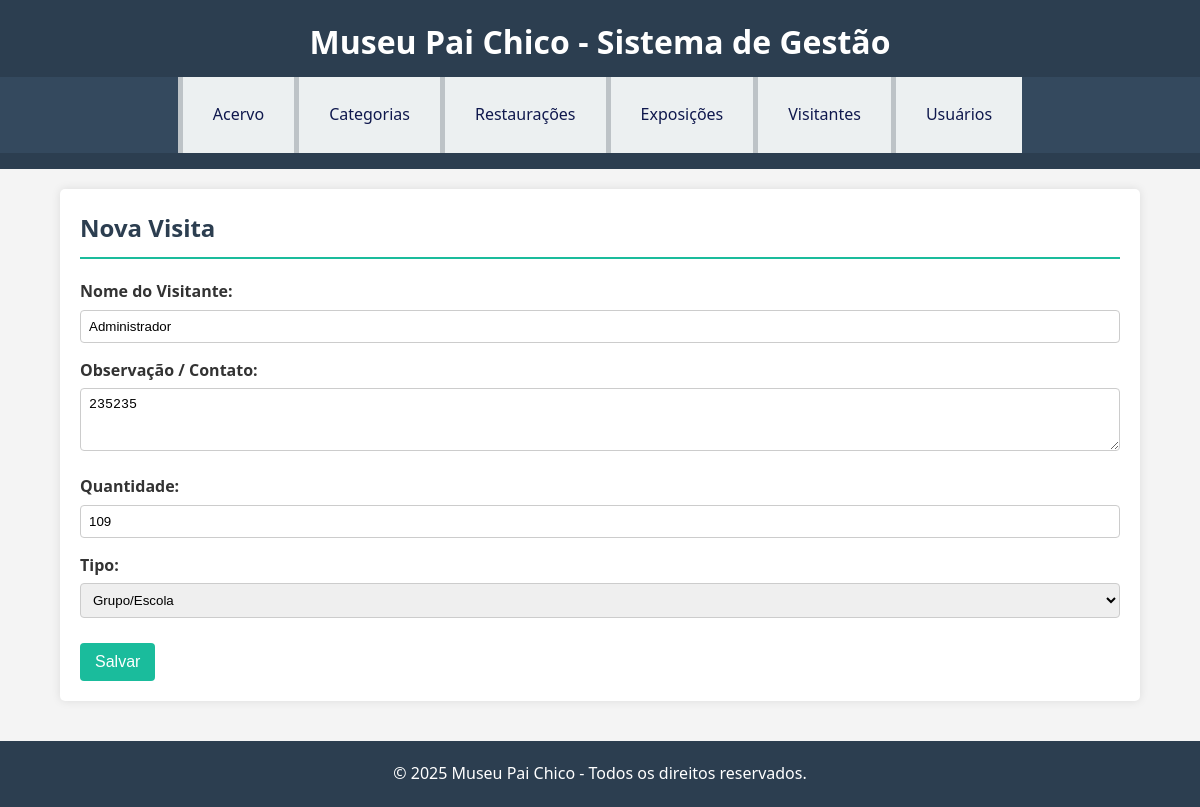
Page /visitantes/editar/3/ on the committed database.
### visitantes/models.py (models this page shows, shortened)
class Visitante(models.Model):
    TIPOS_VISITANTE = [
        ('IND', 'Individual'),
        ('GRP', 'Grupo/Escola'),
    ]
    nome = models.CharField(max_length=150)
    contato = models.CharField(max_length=100)
    quantidade = models.IntegerField(default=1)
    tipo = models.CharField(max_length=3, choices=TIPOS_VISITANTE, default='IND')

### visitantes/views.py (the view)
# urls.py: path('visitantes/editar/<int:id>/', editar_visitante, name='editar_visitante'),
def editar_visitante(request, id):
    visitante = get_object_or_404(Visitante, id=id)
    if request.method == 'POST':
        form = VisitanteForm(request.POST, instance=visitante)
        if form.is_valid():
            form.save()
            return redirect('listar_visitantes')
    else:
        form = VisitanteForm(instance=visitante)
    return render(request, 'visitantes/form_visitante.html', {'form': form})

### visitantes/forms.py
class VisitanteForm(forms.ModelForm):
    class Meta:
        model = Visitante
        fields = ['nome', 'contato', 'quantidade', 'tipo']
        labels = {
            'contato': 'Observação / Contato',
            'nome': 'Nome do Visitante',
        }
        widgets = {
            'contato': forms.Textarea(attrs={'rows': 3, 'class': 'form-control'}),
        }

### visitantes/templates/visitantes/form_visitante.html (shortened to what this page needs)
{% extends 'base.html' %}
{% block content %}
    <h2>Nova Visita</h2>
    <form method="post">
        {{ form.as_p }}
        <button type="submit">Salvar</button>
    </form>
{% endblock %}

### templates/base.html (style rules this page uses)
* { margin: 0; padding: 0; box-sizing: border-box; }
body { font-family: 'Segoe UI', Tahoma, Geneva, Verdana, sans-serif; background-color: #f4f4f4; color: #333; line-height: 1.6; display: flex; flex-direction: column; min-height: 100vh; }
h2 { color: #2c3e50; margin-bottom: 20px; border-bottom: 2px solid #1abc9c; padding-bottom: 10px; }
button { background-color: #1abc9c; color: white; border: none; padding: 10px 15px; cursor: pointer; font-size: 16px; border-radius: 4px; margin-top: 10px; }
form p { margin-bottom: 15px; }
label { display: block; font-weight: bold; margin-bottom: 5px; }
input[type="text"], input[type="number"], input[type="email"], input[type="date"], select, textarea { width: 100%; padding: 8px; border: 1px solid #ccc; border-radius: 4px; }

### rows in the picture
Visitante: nome "Administrador", contato "235235", quantidade "109", tipo "Grupo/Escola"
